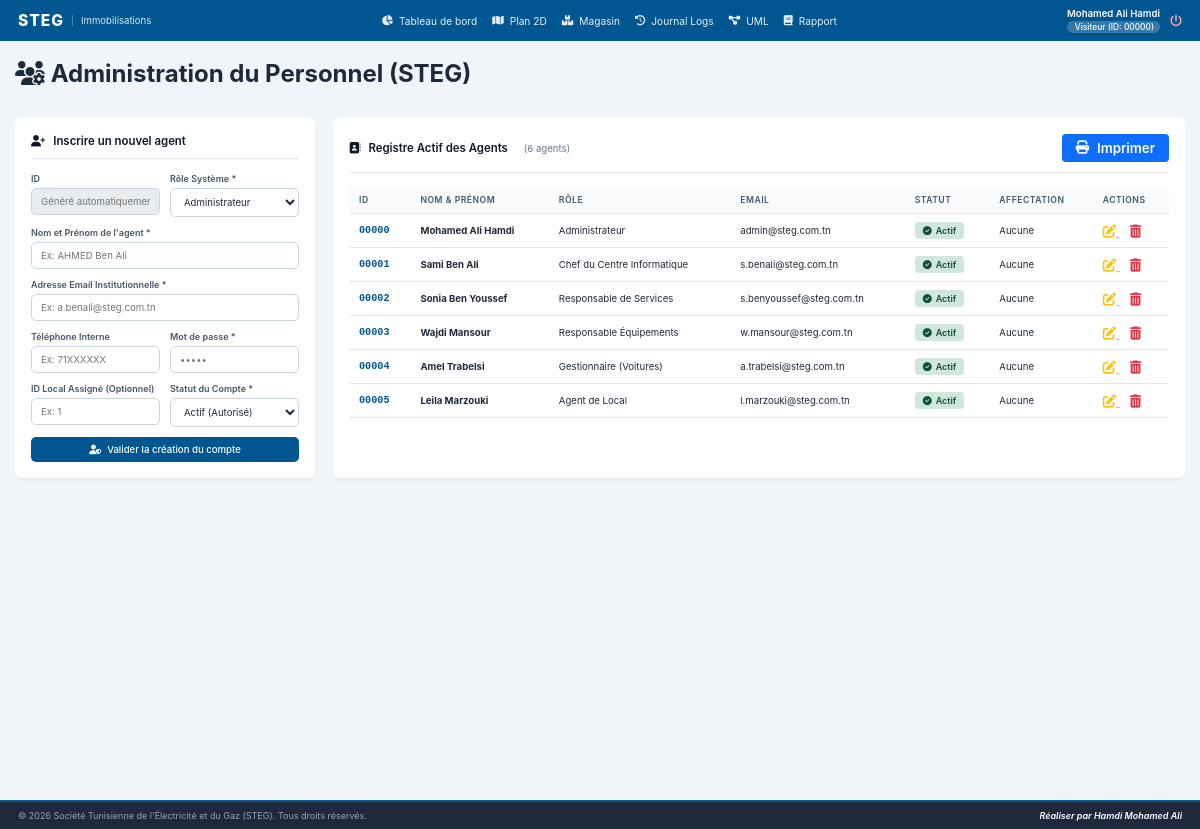
/code/views/gestion_utilisateurs.php (signed in), run on the app's committed database.
### tables this page shows
CREATE TABLE `users` (
  `idUtilisateur` int(5) UNSIGNED ZEROFILL NOT NULL AUTO_INCREMENT,
  `nom` varchar(255) NOT NULL,
  `email` varchar(255) NOT NULL,
  `tel` varchar(15) NOT NULL,
  `motDePasse` varchar(255) NOT NULL,
  `idProfil` int(11) NOT NULL,
  `idLocalAssigne` int(11) DEFAULT NULL,
  `statut` tinyint(1) NOT NULL DEFAULT 1 COMMENT '1 = Active, 0 = Inactive',
  PRIMARY KEY (`idUtilisateur`),
  UNIQUE KEY `unique_email` (`email`)
);

CREATE TABLE `profils` (
  `idProfil` int(11) NOT NULL AUTO_INCREMENT,
  `labelProfil` varchar(255) NOT NULL,
  PRIMARY KEY (`idProfil`)
);

### code/views/gestion_utilisateurs.php (the view, shortened to what this page needs)
<?php
require_once '../includes/header.php';
require_once '../includes/navbar.php';
require_once '../config/db.php';
$isEditMode = false;
$form_id      = '';
$form_nom     = '';
$form_email   = '';
$form_tel     = '';
$form_profil  = '';
$form_idLocal = '';
$form_statut  = 1;
$agents = [];
try {
    $agents = $pdo->query("
        SELECT u.*, p.labelProfil
        FROM users u
        LEFT JOIN profils p ON u.idProfil = p.idProfil
        ORDER BY u.idUtilisateur ASC
    ")->fetchAll(PDO::FETCH_ASSOC);
} catch (PDOException $e) {
    $errorMsg = "Impossible de charger le registre du personnel : " . $e->getMessage();
}
?>
<div class="users-wrapper">
    <div class="users-header">
        <h1><i class="fa-solid fa-users-gear"></i> Administration du Personnel (STEG)</h1>
    </div>
    <br>
    <div class="users-grid">
        <div class="users-card card-form">
            <h2>
                <i class="fa-solid <?= $isEditMode ? 'fa-user-pen' : 'fa-user-plus' ?>"></i>
                <?= $isEditMode ? "Modifier l'agent ID : " . htmlspecialchars($form_id) : "Inscrire un nouvel agent" ?>
            </h2>
            <hr>
            <form action="gestion_utilisateurs.php" method="POST" class="steg-form">
                <div class="form-group-row">
                    <div class="form-control">
                        <label for="idUtilisateur">ID</label>
                        <?php if ($isEditMode): ?>
                            <input type="text" id="idUtilisateur" name="idUtilisateur" readonly
                                   style="background-color:#e9ecef;" value="<?= htmlspecialchars($form_id) ?>">
                        <?php else: ?>
                            <input type="text" placeholder="Généré automatiquement" readonly style="background-color:#e9ecef; color:#6c757d;">
                        <?php endif; ?>
                    </div>
                    <div class="form-control">
                        <label for="profil">Rôle Système *</label>
                        <select id="profil" name="profil" required>
                            <?php
                            try {
                                foreach ($pdo->query("SELECT * FROM profils ORDER BY idProfil ASC")->fetchAll(PDO::FETCH_ASSOC) as $p):
                                    $sel = ($form_profil == $p['idProfil']) ? 'selected' : '';
                                    echo "<option value='{$p['idProfil']}' $sel>" . htmlspecialchars($p['labelProfil']) . "</option>";
                                    endforeach;
                            } catch (PDOException $e) {
                                foreach ([1=>'Administrateur',2=>'Responsable',3=>'Chauffeur'] as $idRef => $role)
                                    echo "<option value='$idRef'" . ($form_profil==$idRef?' selected':'') . ">$role</option>";
                            }
                            ?>
                        </select>
                    </div>
                </div>
                <div class="form-control">
                    <label for="nom">Nom et Prénom de l'agent *</label>
                    <input type="text" id="nom" name="nom" required placeholder="Ex: AHMED Ben Ali" value="<?= htmlspecialchars($form_nom) ?>">
                </div>
                <div class="form-control">
                    <label for="email">Adresse Email Institutionnelle *</label>
                    <input type="email" id="email" name="email" required placeholder="Ex: a.benali@steg.com.tn" value="<?= htmlspecialchars($form_email) ?>">
                </div>
                <div class="form-group-row">
                    <div class="form-control">
                        <label for="tel">Téléphone Interne</label>
                        <input type="text" id="tel" name="tel" placeholder="Ex: 71XXXXXX" value="<?= htmlspecialchars($form_tel) ?>">
                    </div>
                    <div class="form-control">
                        <label for="password">Mot de passe <?= $isEditMode ? '(Optionnel)' : '*' ?></label>
                        <input type="password" id="password" name="password"
                               pattern="\d{5}" maxlength="5" minlength="5" inputmode="numeric"
                               placeholder="<?= $isEditMode ? 'Laisser vide pour inchangé' : '•••••' ?>"
                               <?= $isEditMode ? '' : 'required' ?>>
                    </div>
                </div>
                <div class="form-group-row">
                    <div class="form-control">
                        <label for="idLocalAssigne">ID Local Assigné (Optionnel)</label>
                        <input type="number" id="idLocalAssigne" name="idLocalAssigne" placeholder="Ex: 1" value="<?= htmlspecialchars($form_idLocal) ?>">
                    </div>
                    <div class="form-control">
                        <label for="statut">Statut du Compte *</label>
                        <select id="statut" name="statut" required>
                            <option value="1" <?= ($form_statut === 1) ? 'selected' : '' ?>>Actif (Autorisé)</option>
                        </select>
                    </div>
                </div>
                <button type="submit" class="btn btn-primary btn-block">
                    <i class="fa-solid <?= $isEditMode ? 'fa-floppy-disk' : 'fa-user-shield' ?>"></i>
                    <?= $isEditMode ? "Enregistrer les modifications" : "Valider la création du compte" ?>
                </button>
            </form>
        </div>
        <div class="users-card card-table">
            <div style="display:flex;justify-content:space-between;align-items:center;margin-bottom:10px;">
                <h2 style="margin:0;">
                    <i class="fa-solid fa-address-book"></i> Registre Actif des Agents
                    <span style="font-size:0.8rem;color:#64748b;font-weight:400;margin-left:8px;">
                        (<?= count($agents) ?> agent<?= count($agents) > 1 ? 's' : '' ?>)
                    </span>
                </h2>
                <button type="button" onclick="window.print();" class="btn-print"
                        style="background:#0d6efd;color:white;border:none;padding:6px 14px;border-radius:4px;font-weight:600;cursor:pointer;display:flex;align-items:center;gap:8px;">
                    <i class="fa-solid fa-print"></i> Imprimer
                </button>
            </div>
            <hr>
            <div class="table-scroll">
                <table class="steg-table">
                    <thead>
                        <tr>
                            <th>ID</th>
                            <th>Nom &amp; Prénom</th>
                            <th>Rôle</th>
                            <th>Email</th>
                            <th>Statut</th>
                            <th>Affectation</th>
                            <th class="btn-action">Actions</th>
                        </tr>
                    </thead>
                    <tbody>
                        <?php foreach ($agents as $agent): ?>
                        <tr>
                            <td class="cell-user-id"><?= str_pad($agent['idUtilisateur'], 5, '0', STR_PAD_LEFT) ?></td>
                            <td><strong><?= htmlspecialchars($agent['nom']) ?></strong></td>
                            <td>
                                <span class="badge-role-type role-<?= strtolower($agent['labelProfil'] ?? 'agent') ?>">
                                    <?= htmlspecialchars($agent['labelProfil'] ?? 'N/A') ?>
                                </span>
                            </td>
                            <td><?= htmlspecialchars($agent['email']) ?></td>
                            <td>
                                <?php if (intval($agent['statut']) === 1): ?>
                                    <span class="badge-status status-active"><i class="fa-solid fa-circle-check"></i> Actif</span>
                                <?php else: ?>
                                    <span class="badge-status status-inactive"><i class="fa-solid fa-circle-xmark"></i> Inactif</span>
                                <?php endif; ?>
                            </td>
                            <td>
                                <?php if ($agent['idLocalAssigne'] !== null && $agent['idLocalAssigne'] !== ''): ?>
                                    <span class="badge-loc-id"><i class="fa-solid fa-location-arrow"></i> Zone <?= htmlspecialchars($agent['idLocalAssigne']) ?></span>
                                <?php else: ?>
                                    <span class="text-muted">Aucune</span>
                                <?php endif; ?>
                            </td>
                            <td class="btn-action" style="white-space:nowrap;">
                                <a href="gestion_utilisateurs.php?edit=<?= $agent['idUtilisateur'] ?>"
                                   title="Modifier" style="color:#ffc107;margin-right:10px;font-size:1.1rem;">
                                    <i class="fa-solid fa-pen-to-square"></i>
                                </a>
                                <a href="gestion_utilisateurs.php?delete=<?= $agent['idUtilisateur'] ?>"
                                   title="Supprimer"
                                   onclick="return confirm('Supprimer définitivement « <?= htmlspecialchars(addslashes($agent['nom'])) ?> » ?');"
                                   style="color:#dc3545;font-size:1.1rem;">
                                    <i class="fa-solid fa-trash-can"></i>
                                </a>
                            </td>
                        </tr>
                        <?php endforeach; ?>
                    </tbody>
                </table>
            </div>
        </div>
    </div>
</div>
<?php require_once '../includes/footer.php'; ?>

### code/css/style.css (style rules this page uses)
:root { --primary-color: #005691; --primary-hover: #003d66; --success-color: #16a34a; --warning-color: #ca8a04; --danger-color: #dc2626; --accent-blue: #3b82f6; --text-dark: #1e293b; --text-light: #64748b; --text-muted: #94a3b8; --bg-main: #0f172a; --bg-card: #1e293b; --bg-light: #f1f5f9; --border-color: #334155; --border-light: #cbd5e1; --card-shadow: 0 3px 5px -1px rgba(0,0,0,0.05), 0 2px 3px -2px rgba(0,0,0,0.05); }
* { margin: 0; padding: 0; box-sizing: border-box; font-family: 'Inter', 'Segoe UI', Tahoma, Geneva, Verdana, sans-serif; }
html { font-size: 12px; }
body { background-color: var(--bg-main); color: var(--text-dark); min-height: 100vh; display: flex; flex-direction: column; }
.btn { display: inline-flex; align-items: center; justify-content: center; gap: 6px; padding: 7px 12px; font-size: 0.8rem; font-weight: 500; border-radius: 5px; border: none; cursor: pointer; transition: all 0.2s ease; text-decoration: none; }
.btn-primary { background-color: var(--primary-color); color: white; }
.btn-block { width: 100%; display: flex; }
.badge-status { padding: 3px 8px; border-radius: 4px; font-size: 0.75rem; font-weight: 600; display: inline-flex; align-items: center; gap: 4px; }
.status-active { background-color: #d1e7dd; color: #0f5132; }
.steg-form .form-control, .form-group { display: flex; flex-direction: column; margin-bottom: 10px; }
.steg-form .form-control label, .form-group label { font-weight: 600; font-size: 0.75rem; margin-bottom: 4px; color: #475569; }
.steg-form input, .steg-form select, .steg-form textarea, .form-group input { width: 100%; padding: 7px 9px; border: 1px solid var(--border-light); border-radius: 5px; font-size: 0.8rem; color: var(--text-dark); outline: none; transition: border-color 0.2s; background-color: #fff; }
.form-group-row { display: flex; gap: 10px; flex-wrap: wrap; }
.form-group-row .form-control { flex: 1; min-width: 100px; }
.table-scroll, .table-responsive { overflow-x: auto; width: 100%; }
.steg-table, .dashboard-table { width: 100%; border-collapse: collapse; font-size: 0.8rem; text-align: left; }
.steg-table th, .steg-table td, .dashboard-table th, .dashboard-table td { padding: 8px 10px; border-bottom: 1px solid #e2e8f0; }
.steg-table th, .dashboard-table th { background-color: #f8fafc; color: #475569; font-weight: 600; font-size: 0.72rem; text-transform: uppercase; letter-spacing: 0.5px; }
.cell-code, .cell-user-id, .cell-id-local { font-family: 'Courier New', Courier, monospace; font-weight: 700; color: var(--primary-color); font-size: 0.85rem; }
.dashboard-wrapper, .immo-wrapper, .locaux-wrapper, .pannes-wrapper, .users-wrapper { max-width: 1300px; margin: 0 auto; }
.dashboard-grid, .immo-grid, .locaux-grid, .pannes-grid, .users-grid { display: grid; grid-template-columns: 300px 1fr; gap: 18px; margin-top: 15px; }
.dashboard-section, .immo-card, .locaux-card, .pannes-card, .users-card { background: white; border-radius: 6px; box-shadow: var(--card-shadow); padding: 16px; }
.dashboard-section h2, .immo-card h2, .locaux-card h2, .pannes-card h2, .users-card h2 { font-size: 0.95rem; color: #0f172a; font-weight: 600; display: flex; align-items: center; gap: 8px; }
.dashboard-section hr, .immo-card hr, .locaux-card hr, .pannes-card hr, .users-card hr { border: 0; height: 1px; background: #e2e8f0; margin: 10px 0 14px; }

### data on the page
users: idUtilisateur "00000", nom "Mohamed Ali Hamdi", idProfil.labelProfil "Administrateur", email "admin@steg.com.tn", statut 1 (drawn), shows "Aucune"
users: idUtilisateur "00001", nom "Sami Ben Ali", idProfil.labelProfil "Chef du Centre Informatique", email "s.benali@steg.com.tn", statut 1 (drawn), shows "Aucune"
users: idUtilisateur "00002", nom "Sonia Ben Youssef", idProfil.labelProfil "Responsable de Services", email "s.benyoussef@steg.com.tn", statut 1 (drawn), shows "Aucune"
users: idUtilisateur "00003", nom "Wajdi Mansour", idProfil.labelProfil "Responsable Équipements", email "w.mansour@steg.com.tn", statut 1 (drawn), shows "Aucune"
users: idUtilisateur "00004", nom "Amel Trabelsi", idProfil.labelProfil "Gestionnaire (Voitures)", email "a.trabelsi@steg.com.tn", statut 1 (drawn), shows "Aucune"
users: idUtilisateur "00005", nom "Leila Marzouki", idProfil.labelProfil "Agent de Local", email "l.marzouki@steg.com.tn", statut 1 (drawn), shows "Aucune"

### other printed values
$_SESSION['nom'] "Mohamed Ali Hamdi"
$_SESSION['labelProfil'] "Visiteur"
$userIdFormate "00000"
count($agents) "6"
form field profil "Administrateur"
